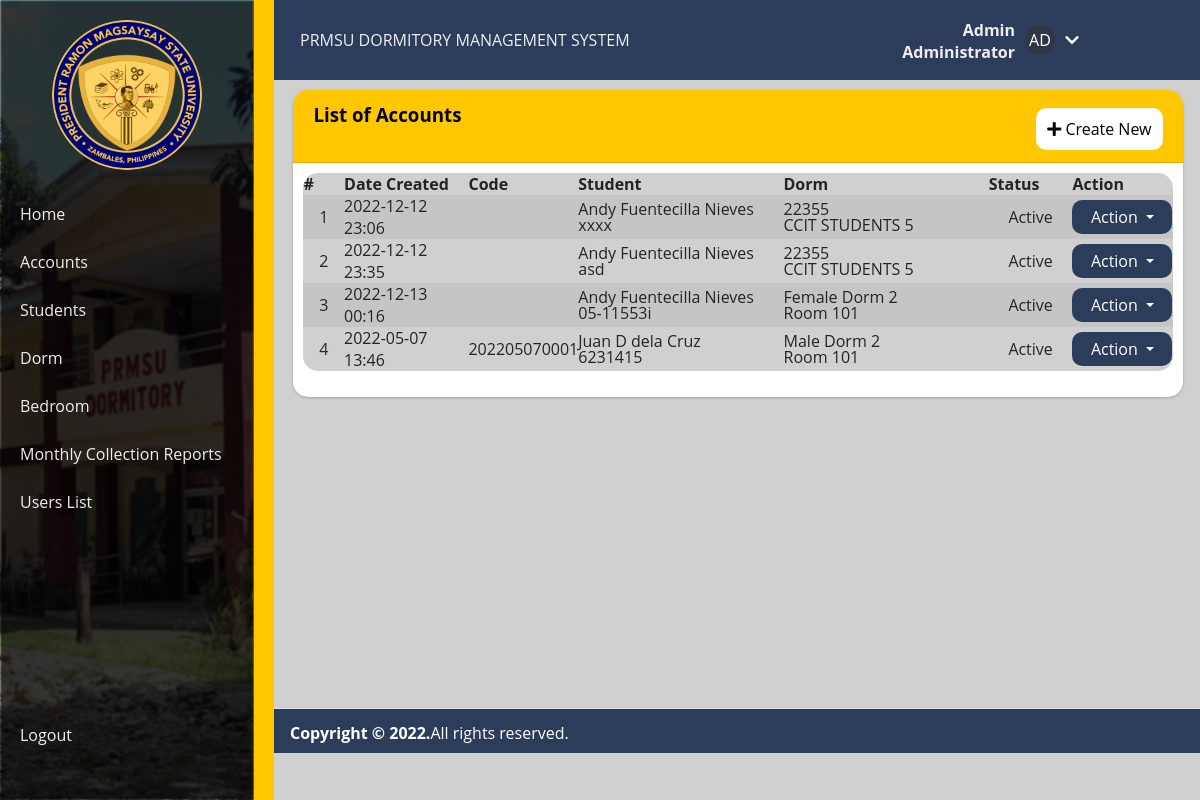
The page /admin/accounts/manage_payment.php (signed in) on the database its author committed.
### tables this page shows
CREATE TABLE `user_meta` (
  `id` int(11) NOT NULL,
  `user_id` int(11) NOT NULL,
  `meta_key` text NOT NULL,
  `meta_value` text NOT NULL
);

CREATE TABLE `account_list` (
  `id` int(40) NOT NULL,
  `code` varchar(100) NOT NULL,
  `student_id` int(40) NOT NULL,
  `room_id` int(40) NOT NULL,
  `rate` float(12,2) NOT NULL DEFAULT 0.00,
  `status` tinyint(1) NOT NULL DEFAULT 1,
  `delete_flag` tinyint(1) NOT NULL DEFAULT 0,
  `date_created` datetime NOT NULL DEFAULT current_timestamp(),
  `date_updated` datetime NOT NULL DEFAULT current_timestamp() ON UPDATE current_timestamp()
);

CREATE TABLE `student_list` (
  `id` int(40) NOT NULL,
  `code` varchar(100) NOT NULL,
  `firstname` text NOT NULL,
  `middlename` text NOT NULL,
  `lastname` text NOT NULL,
  `department` text NOT NULL,
  `birthdate` date DEFAULT NULL,
  `course` text NOT NULL,
  `gender` varchar(20) NOT NULL,
  `contact` text NOT NULL,
  `religion` text NOT NULL,
  `email` text NOT NULL,
  `address` text NOT NULL,
  `emergency_name` text NOT NULL,
  `emergency_contact` text NOT NULL,
  `emergency_address` text NOT NULL,
  `emergency_relation` text NOT NULL,
  `status` tinyint(1) NOT NULL DEFAULT 1,
  `delete_flag` tinyint(1) NOT NULL DEFAULT 0,
  `date_created` datetime NOT NULL DEFAULT current_timestamp(),
  `date_updated` datetime NOT NULL DEFAULT current_timestamp() ON UPDATE current_timestamp()
);

CREATE TABLE `dorm_list` (
  `id` int(40) NOT NULL,
  `name` text NOT NULL,
  `status` tinyint(1) NOT NULL DEFAULT 1,
  `delete_flag` tinyint(1) NOT NULL DEFAULT 0,
  `date_created` datetime NOT NULL DEFAULT current_timestamp(),
  `date_updated` datetime NOT NULL DEFAULT current_timestamp() ON UPDATE current_timestamp()
);

CREATE TABLE `room_list` (
  `id` int(40) NOT NULL,
  `dorm_id` int(40) NOT NULL,
  `name` text NOT NULL,
  `slots` int(10) NOT NULL DEFAULT 0,
  `price` float(12,2) NOT NULL DEFAULT 0.00,
  `status` tinyint(1) NOT NULL DEFAULT 1,
  `delete_flag` tinyint(1) NOT NULL DEFAULT 0,
  `date_created` datetime NOT NULL DEFAULT current_timestamp(),
  `date_updated` datetime NOT NULL DEFAULT current_timestamp() ON UPDATE current_timestamp()
);

### classes/db_helper.php (called while the page is built, shortened)
<?php
class db {
    public  $conn;
    public $tblmeta = "user_meta";
    public function connect(){
        $this->dbname       = 'PRMSUdms_db';
        $this->dbhost       = 'localhost';
        $this->dbusername   = 'root';
        $this->dbpassword   = '';
        try{
            $this->conn = new PDO("mysql:host=$this->dbhost;dbname=$this->dbname;charset=utf8",$this->dbusername,$this->dbpassword);
            $this->conn->setAttribute(PDO::ATTR_ERRMODE, PDO::ERRMODE_EXCEPTION);
        }catch(PDOException $e){
            echo $e->getMessage();
        }
    }
    public function query($sql,$params=array()){
        $stmt   = $this->conn->prepare($sql);
        if(count($params)>0):
            foreach($params as $key => $value):
                $stmt->bindValue($key,$value);
            endforeach;
        endif;
        $stmt->execute();
        return $stmt->fetchAll(PDO::FETCH_OBJ);
    }
    public function get_user_meta($user_id, $meta_key){
        $value = array(":user_id"=>$user_id,":meta_key"=>$meta_key);
        $result = $this->query("SELECT meta_value FROM $this->tblmeta WHERE meta_key=:meta_key AND user_id=:user_id",$value);
        return count($result)==0 ? "" : $result[0]->meta_value;
    }
}
?>

### admin/accounts/manage_payment.php (the view, shortened to what this page needs)
<?php require_once('../config.php') ?>
    <!DOCTYPE html>
    <html>
    <head>
        <link rel="stylesheet" href="https://use.fontawesome.com/releases/v5.8.1/css/all.css">
        <link rel="stylesheet" type="text/css" href="../css/style.css">
    </head>
    <body>
        <div class="wrapper">
            <div class="section">
                <?php include '../inc/header.php'; ?>
            </div>
            <?php include '../inc/sidebar.php'; ?>
            <div class="content-wrapper" style="min-height:628.038px">
                <section class="content">
                    <div class="container">
                        <div class="card card-outline rounded-0 card-maroon">
	                        <div class="card-header">
		                        <h3 class="card-title">List of Accounts</h3>
		                        <div class="card-tools">
			                        <a href="/admin/accounts/manage_account.php" id="create_new" class="btn btn-flat btn-primary"><span class="fas fa-plus"></span>  Create New</a>
		                        </div>
	                        </div>
	                        <div class="card-body">
			                    <table class="table table-hover table-striped table-bordered" id="list">
				                    <colgroup>
					                    <col width="5%">
					                    <col width="15%">
					                    <col width="10%">
					                    <col width="25%">
					                    <col width="25%">
					                    <col width="10%">
					                    <col width="10%">
				                    </colgroup>
				                    <thead>
					                    <tr>
						                    <th>#</th>
						                    <th>Date Created</th>
						                    <th>Code</th>
						                    <th>Student</th>
						                    <th>Dorm</th>
						                    <th>Status</th>
						                    <th>Action</th>
					                    </tr>
				                    </thead>
				                    <tbody>
					                    <?php
					                    $i = 1;
						                    $query = $conn->query("SELECT a.*, s.code as student_code, concat(s.firstname, ' ', coalesce(concat(s.middlename,' '), ''), s.lastname) as `student`, d.name as dorm, r.name as `room` FROM `account_list` a inner join student_list s on a.student_id = s.id inner join `room_list` r on a.room_id = r.id inner join `dorm_list` d on r.dorm_id = d.id where a.delete_flag = 0 order by a.status desc, student asc");
						                    while($row = $query->fetch_assoc()):
					                    ?>
						                    <tr>
							                    <td class="text-center"><?php echo $i++; ?></td>
							                    <td><?php echo date("Y-m-d H:i",strtotime($row['date_created'])) ?></td>
							                    <td><?php echo $row['code'] ?></td>
							                    <td>
								                    <div style="line-height:1em">
								                        <div><?= $row['student'] ?></div>
								                        <div><?= $row['student_code'] ?></div>
							                        </div>
						                        </td>
						                        <td>
							                        <div style="line-height:1em">
								                        <div><?= $row['dorm'] ?></div>
								                        <div><?= $row['room'] ?></div>
							                        </div>
							                    </td>
							                    <td class="text-center">
								                    <?php if($row['status'] == 1): ?>
                                                        <span class="badge badge-maroon bg-gradient-maroon px-3 rounded-pill">Active</span>
                                                    <?php else: ?>
                                                        <span class="badge badge-light bg-gradient-light border text-dark px-3 rounded-pill">Inactive</span>
                                                <?php endif; ?>
                                                </td>
							                    <td align="center">
								                     <button type="button" class="btn btn-flat p-1 btn-default btn-sm dropdown-toggle dropdown-icon" data-toggle="dropdown">
				                  	                        Action
				                                  </button>
						                        </td>
					                        </tr>
				                        <?php endwhile; ?>
			                        </tbody>
		                        </table>
	                        </div>
                        </div>
                    </div>
                </section>
            </div>
            <?php include '../inc/footer.php'; ?>
        </div>
    </body>
    </html>

### classes/utils.php (shortened to what this page needs)
<?php
    function profile_avatar($user) {
        global $ROOT_DIR;
        $initials = isset($user->first_name) ? substr(($user->first_name ?? ""), 0, 1).substr(($user->last_name ?? ""), 0, 1) : '?';
        if (!isset($user->profile_avatar) || empty($user->profile_avatar)) return "<div class='no-image'>$initials</div>";
        $is_exist = file_exists("$ROOT_DIR/img/avatars/$user->profile_avatar");
        return  $is_exist == 1 ? "<img class='profile-avatar-thumb' src='/img/avatars/$user->profile_avatar' />" : "<div class='no-image'>$initials</div>";
    }
?>

### css/style.css (style rules this page uses)
* { list-style: none; text-decoration: none; margin: 0; padding: 0; box-sizing: border-box; font-family: 'Open Sans', sans-serif; }
body { background: #D0D0D0; }
.content-wrapper { height: 100%; margin-top: calc(2.93725rem + 33px); margin-left: calc(2.93725rem + 229px); }
.content-wrapper .content { padding: 10px 10px; margin-top: 10px; color: #000000; }
section { display: block; }
.container { width: 100%; padding-right: 7.5px; padding-left: 7.5px; margin-right: auto; margin-left: auto; }
.card { box-shadow: 0 0 1px rgb(0 0 0 / 13%), 0 1px 3px rgb(0 0 0 / 20%); margin-bottom: 1rem; }
.card { position: relative; display: -ms-flexbox; display: flex; -ms-flex-direction: column; flex-direction: column; min-width: 0; word-wrap: break-word; background-color: #fff; background-clip: border-box; border: 0 solid rgba(0, 0, 0, 0.125); border-radius: 15px; flex-direction: column; }
.card-header:first-child { border-radius: calc(0.25rem - 0) calc(0.25rem - 0) 0 0; }
.card-header { background-color: rgb(255 199 0); border-bottom: 1px solid rgba(0, 0, 0, 0.125); padding: 0.75rem 1.25rem; margin-bottom: 0; position: relative; border-top-left-radius: 15px; border-top-right-radius: 15px; }
.card-body { -ms-flex: 1 1 auto; flex: 1 1 auto; min-height: 1px; padding: 10px; }
.card-tools { display: grid; justify-items: end; }
a#create_new { margin-top: -19px; }
.btn.btn-flat { color: #000; background-color: #FFF; padding: 8px 10px; border-radius: 10px; box-shadow: none; }
.btn.btn-default { border-radius: 10px !important; border-color: #ddd !; color: #FFF !important; background-color: #2c3d5c !important; }
.p-1 { padding: 0.25rem !important; }
.dropdown-toggle { white-space: nowrap; }
.btn-sm, .btn-group-sm > .btn { padding: 0.25rem 0.5rem; font-size: 0.875rem; line-height: 1.5; border-radius: 0.2rem; }
.btn { display: inline-block; font-weight: 400; color: #212529; text-align: center; vertical-align: middle; -webkit-user-select: none; -moz-user-select: none; -ms-user-select: none; user-select: none; background-color: transparent; border: 1px solid transparent; padding: 0.375rem 0.75rem; font-size: 1rem; line-height: 1.5; border-radius: 0.25rem; transition: color 0.15s ease-in-out, background-color 0.15s ease-in-out, border-color 0.15s ease-in-out, box-shadow 0.15s ease-in-out; min-width: 100px !important; cursor: pointer; }
button, [type="button"], [type="reset"], [type="submit"] { -webkit-appearance: button; }
button, select { text-transform: none; }
.dropdown-icon::after { margin-left: 0; }
.dropdown-toggle::after { display: inline-block; margin-left: 0.255em; vertical-align: 0.255em; content: ""; border-top: 0.3em solid; border-right: 0.3em solid transparent; border-bottom: 0; border-left: 0.3em solid transparent; }
a { color: #007bff; text-decoration: none; background-color: transparent; }
button, input { overflow: visible; }
input, button, select, optgroup, textarea { margin: 0; font-family: inherit; font-size: inherit; }
.table { width: 100%; margin-bottom: 1rem; color: #212529; background-color: #D0D0D0; border-radius: 15px; border-collapse: collapse ; }
table th:nth-last-child(-n + 2) { max-width: 80px !important; }
th { text-align: inherit; text-align: -webkit-match-parent; }
.table-striped tbody tr:nth-of-type(odd) { background-color: rgba(0, 0, 0, 0.05); }
.text-center { text-align: center !important; }
.no-image, .profile-avatar-thumb { height: 30px; width: 30px; border-radius: 15px; background-color: rgba(50,50,50,0.5) !important; color: #FFF; display: flex; justify-content: center; align-items: center; }

### css/header-footer.css (style rules this page uses)
.wrapper .section { width: calc(100% - 225px); margin-left: 225px; transition: all 0.5s ease; }

### rows shown on the page
user_meta: meta_value "AD"
account_list: date_created "2022-12-12 23:06", student "Andy Fuentecilla Nieves", student_list.code "xxxx", dorm_list.name "22355", room_list.name "CCIT STUDENTS 5", status "Active"
account_list: date_created "2022-12-12 23:35", student "Andy Fuentecilla Nieves", student_list.code "asd", dorm_list.name "22355", room_list.name "CCIT STUDENTS 5", status "Active"
account_list: date_created "2022-12-13 00:16", student "Andy Fuentecilla Nieves", student_list.code "05-11553i", dorm_list.name "Female Dorm 2", room_list.name "Room 101", status "Active"
account_list: date_created "2022-05-07 13:46", code "202205070001", student "Juan D dela Cruz", student_list.code "6231415", dorm_list.name "Male Dorm 2", room_list.name "Room 101", status "Active"

### other values the page prints
$_SESSION['username'] "Admin"
$user_types[$_SESSION['id']] "Administrator"
